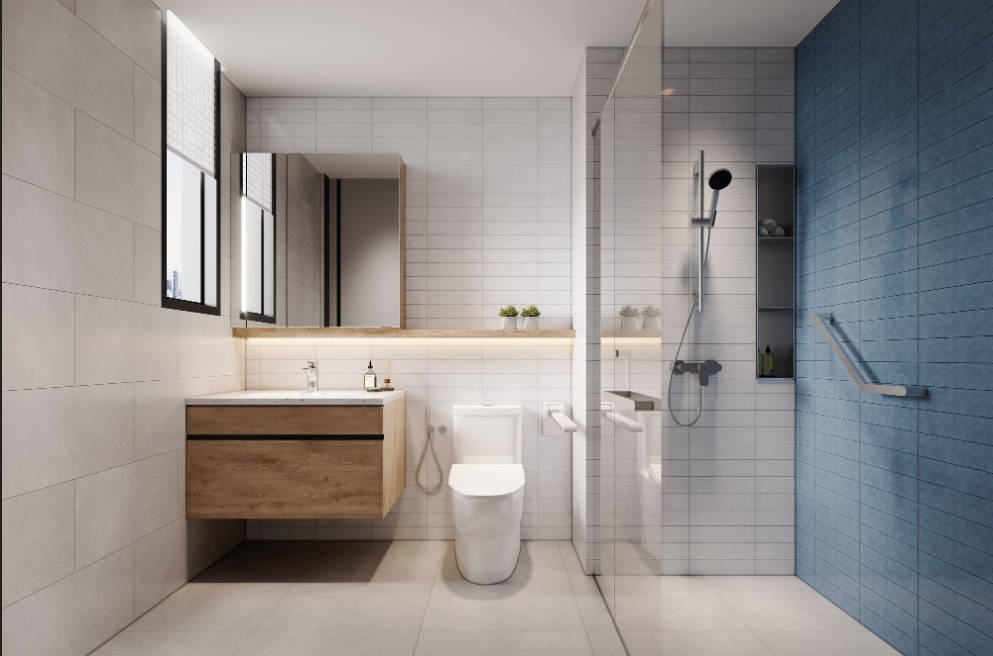
#> input picture Sample/客變選樣/image/masks/主浴/base.jpg, 993 x 656 px
$ python debug_masks.py
#> lines starting #> are read from the running program, lines starting #| are printed output that depends on the picture; after the words box and inside, x2 and y2 are one past the last pixel; in counts of white or black regions, pixels touching at a corner belong together
"""偵錯：印出每個 mask 的像素統計，並把 safe mask 存出來看"""
from PIL import Image, ImageChops
from pathlib import Path

ROOT = Path(__file__).resolve().parent.parent
MASKS = ROOT / "image" / "masks" / "主浴"
OUT = ROOT / "image" / "bath-renders"

def stats(name, img):
    if img.mode != "L":
        img = img.convert("L")
    px = list(img.getdata())
    n = len(px)
    n_white = sum(1 for v in px if v > 200)
    n_black = sum(1 for v in px if v < 50)
    n_mid = n - n_white - n_black
    print(f"{name:20s} {img.size}  white={n_white:>7}  mid={n_mid:>7}  black={n_black:>7}")

base = Image.open(MASKS / "base.jpg")
#> base is the input picture: PIL image 993x656 RGB; mean R, G, B 148, 144, 143.1
W, H = base.size
#> W = 993; H = 656

floor = Image.open(MASKS / "floor.png").convert("L")
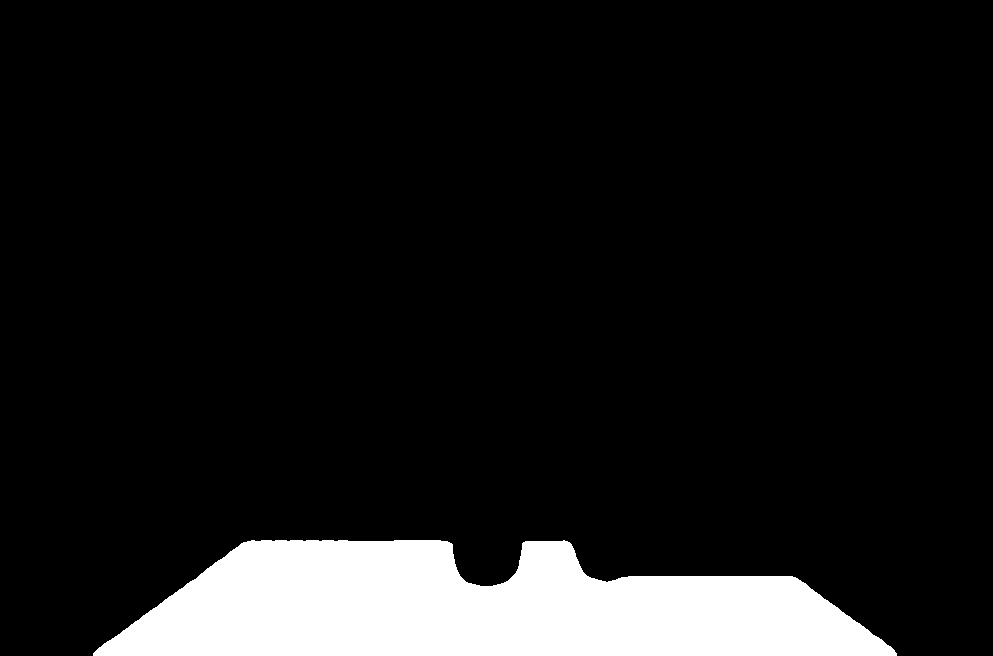
#> input picture Sample/客變選樣/image/masks/主浴/floor.png, 993 x 656 px
#> floor is the input picture: PIL image 993x656 L; 10.2% white; 1 white region, box (x1, y1, x2, y2) and area: (93, 540, 897, 656) 66270
if floor.size != (W, H): floor = floor.resize((W, H))
vanity = Image.open(MASKS / "vanity.png").convert("L")
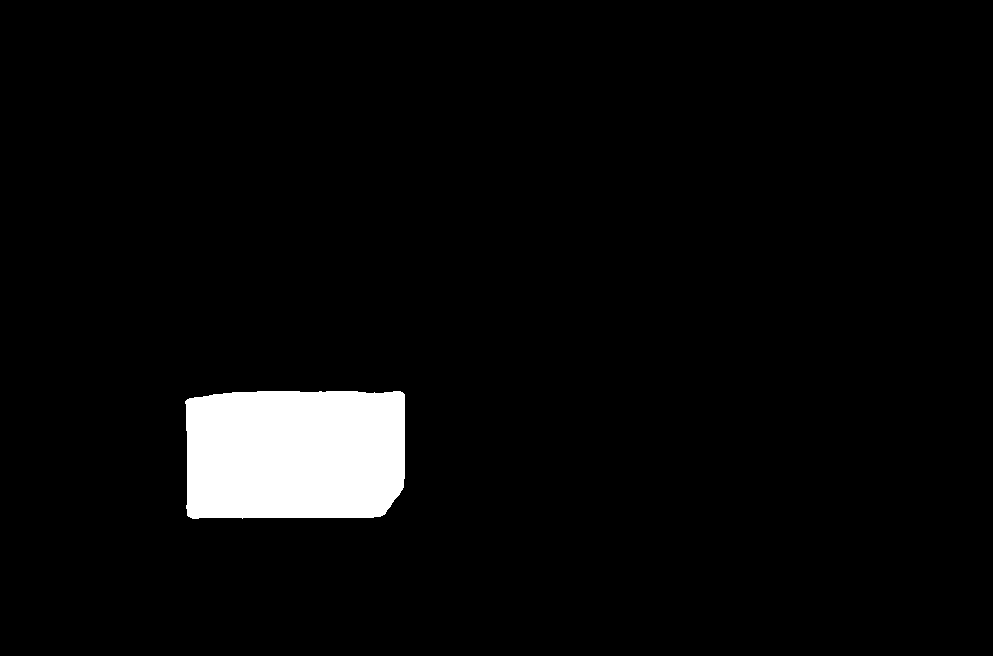
#> input picture Sample/客變選樣/image/masks/主浴/vanity.png, 993 x 656 px
#> vanity is the input picture: PIL image 993x656 L; 4.2% white; 1 white region, box (x1, y1, x2, y2) and area: (185, 391, 405, 519) 27041
if vanity.size != (W, H): vanity = vanity.resize((W, H))
fixtures = Image.open(MASKS / "fixtures.png").convert("L")
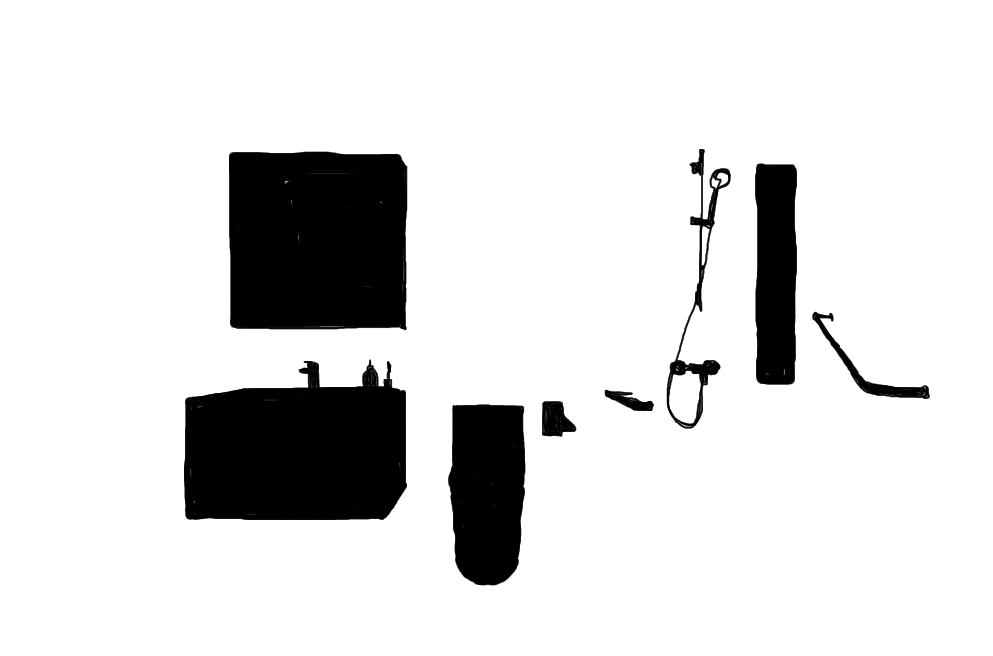
#> input picture Sample/客變選樣/image/masks/主浴/fixtures.png, 993 x 656 px
#> fixtures: PIL image 993x656 L; every value is 0
if fixtures.size != (W, H): fixtures = fixtures.resize((W, H))

print(f"Base: {W}x{H} (total {W*H} pixels)\n")
#| Base: 993x656 (total 651408 pixels)
stats("floor.png",    floor)
#> in stats, `px = list(img.getdata())`: px = 651408 items
#> in stats, `n = len(px)`: n = 651408
#> in stats, `n_white = sum(1 for v in px if v > 200)`: n_white = 66270
#> in stats, `n_black = sum(1 for v in px if v < 50)`: n_black = 585138
#> in stats, `n_mid = n - n_white - n_black`: n_mid = 0
#| floor.png            (993, 656)  white=  66270  mid=      0  black= 585138
stats("vanity.png",   vanity)
#| vanity.png           (993, 656)  white=  27041  mid=      0  black= 624367
stats("fixtures.png", fixtures)
#| fixtures.png         (993, 656)  white=      0  mid=      0  black= 651408
print()

# 正確處理 fixtures：用 alpha
fix_rgba = Image.open(MASKS / "fixtures.png").convert("RGBA")
#> fix_rgba is the input picture: PIL image 993x656 RGBA; mean R, G, B, A 0, 0, 0, 33.7
if fix_rgba.size != (W, H): fix_rgba = fix_rgba.resize((W, H))
fix_alpha = fix_rgba.split()[-1]
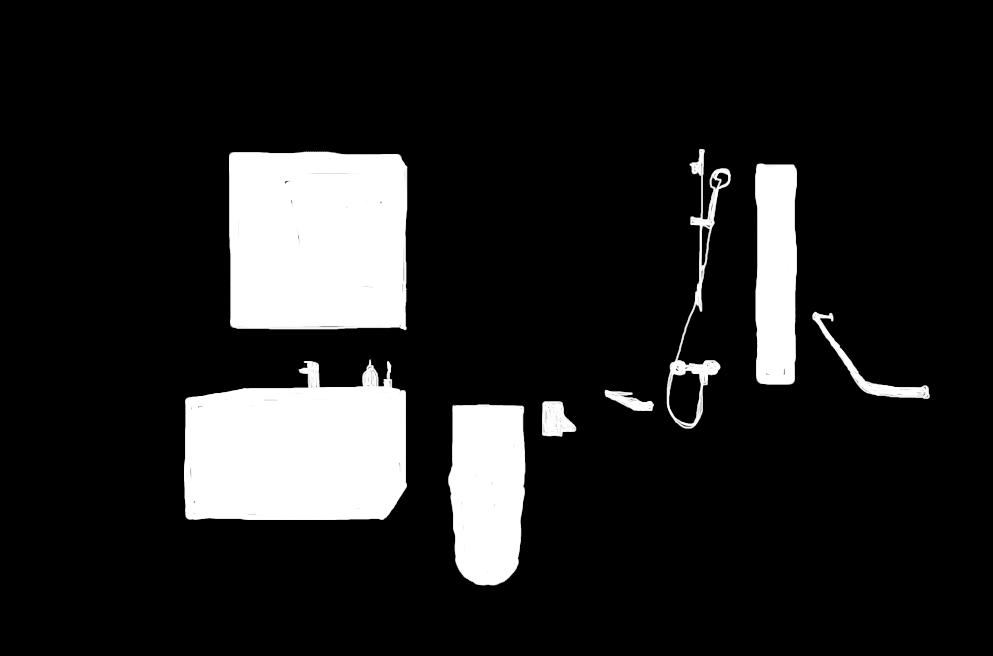
#> fix_alpha: PIL image 993x656 L; min 0, max 255, mean 33.7
fix_safe = ImageChops.invert(fix_alpha)
stats("fix_safe (NEW)", fix_safe)
#| fix_safe (NEW)       (993, 656)  white= 563964  mid=   2594  black=  84850

floor_safe = ImageChops.multiply(floor, fix_safe)
vanity_safe = ImageChops.multiply(vanity, fix_safe)
stats("floor_safe",  floor_safe)
#| floor_safe           (993, 656)  white=  66267  mid=      3  black= 585138
stats("vanity_safe", vanity_safe)
#| vanity_safe          (993, 656)  white=      0  mid=     16  black= 651392

# 額外：vanity 與 fixtures 的重疊情況
vanity_overlap = ImageChops.multiply(vanity, fix_alpha)
stats("vanity AND fixtures (overlap)", vanity_overlap)
#| vanity AND fixtures (overlap) (993, 656)  white=  27028  mid=     13  black= 624367

# Save for visual check
floor_safe.save(OUT / "_debug_floor_safe.png")
vanity_safe.save(OUT / "_debug_vanity_safe.png")
print(f"\nSaved -> {OUT}/_debug_*.png")
